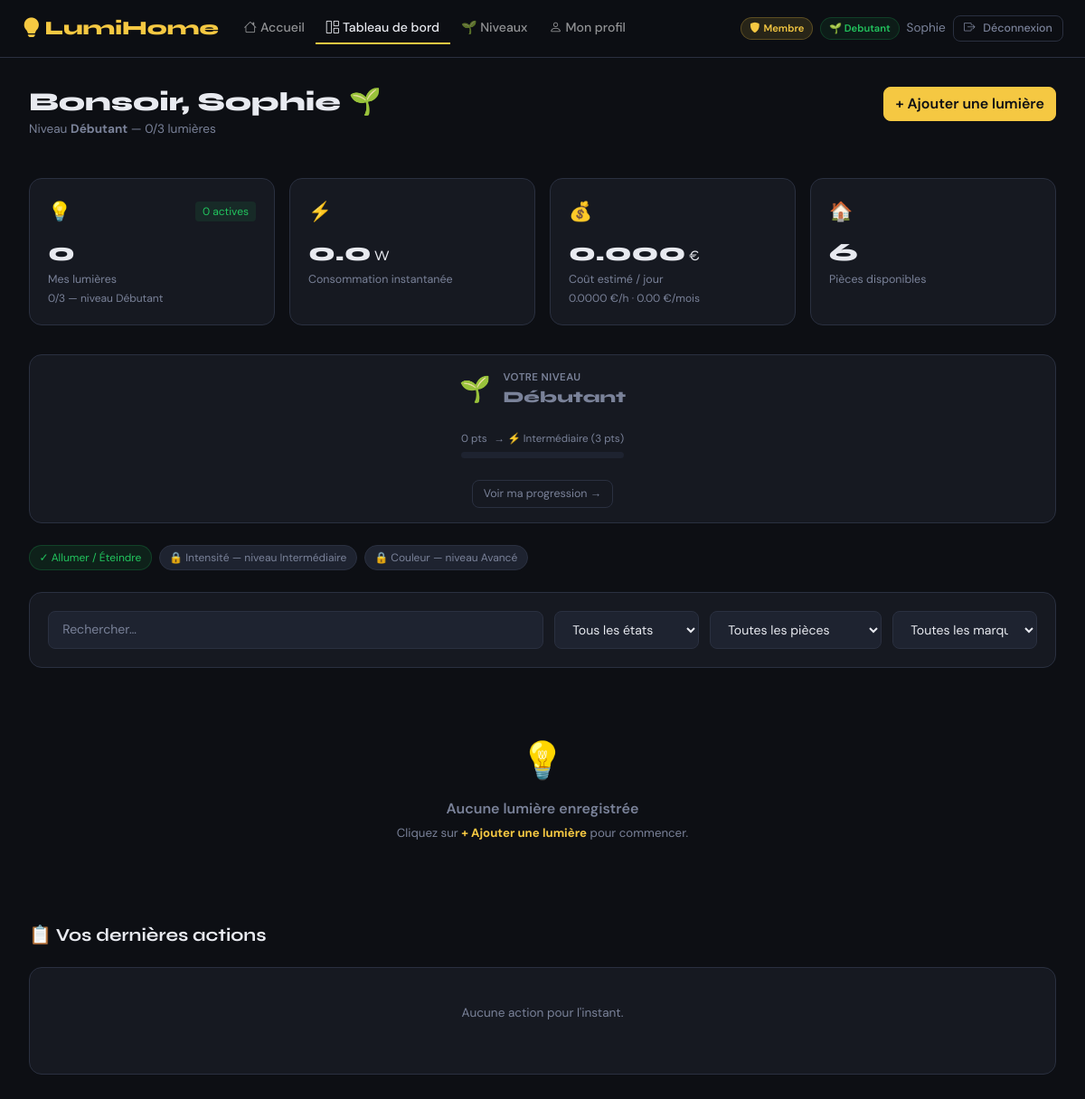
The page /Lumihome/index.php?page=dashboard (signed in) on the database as committed earlier.
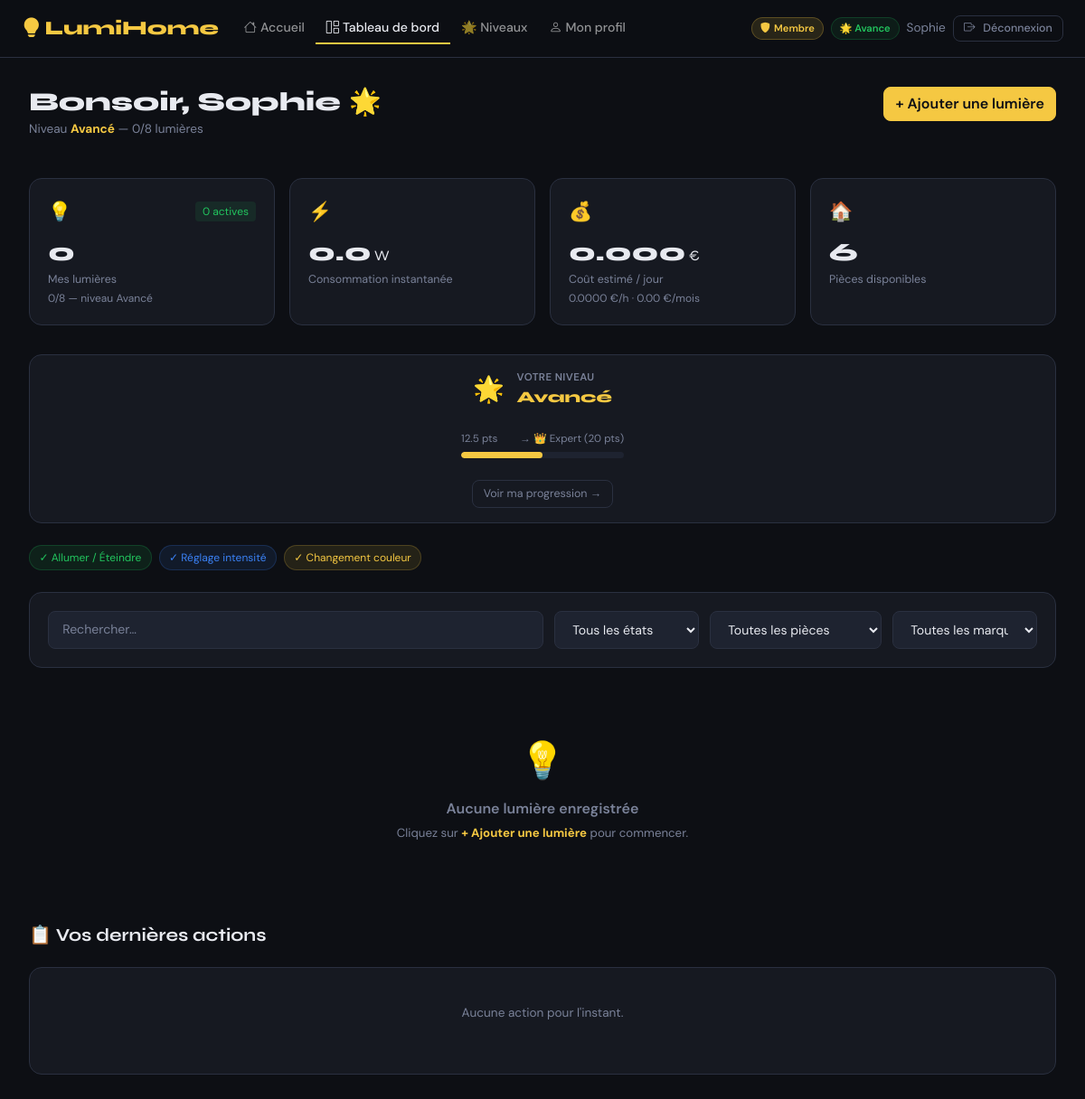
The same page on the database as committed later.
### tables this page shows
CREATE TABLE IF NOT EXISTS utilisateurs (
    id              INT AUTO_INCREMENT PRIMARY KEY,
    login           VARCHAR(50)  NOT NULL UNIQUE,
    nom             VARCHAR(100) NOT NULL,
    prenom          VARCHAR(100) NOT NULL,
    email           VARCHAR(150) NOT NULL UNIQUE,
    mot_de_passe    VARCHAR(255) NOT NULL,
    role            ENUM('visiteur','membre','admin') DEFAULT 'membre',
    est_banni       BOOLEAN DEFAULT FALSE,
    raison_ban      TEXT,
    age             INT,
    sexe            ENUM('M','F','Autre'),
    date_naissance  DATE,
    type_membre     VARCHAR(50) DEFAULT 'habitant',
    points          FLOAT DEFAULT 0,
    created_at      DATETIME DEFAULT CURRENT_TIMESTAMP
);

CREATE TABLE IF NOT EXISTS niveaux_config (
    niveau      VARCHAR(20) PRIMARY KEY,
    pts_requis  FLOAT NOT NULL,
    libelle     VARCHAR(60) NOT NULL,
    description TEXT,
    couleur_hex VARCHAR(7) DEFAULT '#f5c842',
    emoji       VARCHAR(5) DEFAULT '⭐'
);

### Lumihome/includes/config.php (called while the page is built, shortened)
<?php
function isLoggedIn(): bool {
    return isset($_SESSION['user_id']);
}
function escape(string $s): string {
    return htmlspecialchars($s, ENT_QUOTES, 'UTF-8');
}

### Lumihome/pages/dashboard.php (the view, shortened to what the changed rows need)
<?php
$NIVEAUX_CFG = [
    'debutant'      => ['limite' => 3,  'intensite' => false, 'couleur' => false,
                        'label' => 'Débutant',      'emoji' => '🌱', 'color' => '#7a8299'],
    'intermediaire' => ['limite' => 5,  'intensite' => true,  'couleur' => false,
                        'label' => 'Intermédiaire', 'emoji' => '⚡', 'color' => '#3b82f6'],
    'avance'        => ['limite' => 8,  'intensite' => true,  'couleur' => true,
                        'label' => 'Avancé',        'emoji' => '🌟', 'color' => '#f5c842'],
    'expert'        => ['limite' => 99, 'intensite' => true,  'couleur' => true,
                        'label' => 'Expert',        'emoji' => '👑', 'color' => '#f97316'],
];
$niveau    = $_SESSION['niveau'] ?? 'debutant';
$droits    = $NIVEAUX_CFG[$niveau] ?? $NIVEAUX_CFG['debutant'];
try {
    $pdo = db();
    $uid = (int)$_SESSION['user_id'];
    $stL = $pdo->prepare('SELECT l.*,p.nom AS piece_nom,p.emoji
                           FROM lumieres l LEFT JOIN pieces p ON l.id_piece=p.id
                           WHERE l.id_user=? ORDER BY p.id,l.id');
    $stL->execute([$uid]);
    $lights = $stL->fetchAll();
    $pieces = $pdo->query('SELECT * FROM pieces ORDER BY etage,id')->fetchAll();
    $stS = $pdo->prepare('SELECT COUNT(*) AS total, SUM(etat="actif") AS on_count,
                                  COALESCE(SUM(conso_watt),0) AS conso
                           FROM lumieres WHERE id_user=?');
    $stS->execute([$uid]);
    $stats   = $stS->fetch();
    $conso_w = (float)$stats['conso'];
    $cout_h  = round($conso_w / 1000 * PRIX_KWH, 4);
    $cout_j  = round($cout_h * 24, 3);
    $cout_m  = round($cout_j * 30, 2);
    $stH = $pdo->prepare('SELECT h.*,l.nom AS lnom FROM historique h
                           LEFT JOIN lumieres l ON h.id_lumiere=l.id
                           WHERE h.id_user=? ORDER BY h.timestamp DESC LIMIT 10');
    $stH->execute([$uid]);
    $history = $stH->fetchAll();
    $stN = $pdo->prepare('SELECT u.points, u.niveau, u.pts_connexion, u.pts_actions,
                                  nc.couleur_hex, nc.emoji AS niv_emoji, nc.libelle AS niv_libelle
                           FROM utilisateurs u
                           LEFT JOIN niveaux_config nc ON nc.niveau = u.niveau
                           WHERE u.id = ?');
    $stN->execute([$uid]);
    $niv_user = $stN->fetch();
    $stPN = $pdo->prepare('SELECT * FROM niveaux_config WHERE pts_requis > ? ORDER BY pts_requis ASC LIMIT 1');
    $stPN->execute([$niv_user['points'] ?? 0]);
    $prochain_niv = $stPN->fetch();
    $nb_lumieres = count($lights);
} catch(Exception $e) {
    $lights = []; $pieces = []; $history = [];
    $stats  = ['total'=>0,'on_count'=>0,'conso'=>0];
    $conso_w = $cout_h = $cout_j = $cout_m = 0;
    $niv_user = null; $prochain_niv = null; $nb_lumieres = 0;
}
$prenom_esc  = escape($_SESSION['prenom'] ?? '');
$greet       = (int)date('H') < 12 ? 'Bonjour' : 'Bonsoir';
$peut_ajouter = $nb_lumieres < $droits['limite'];
?>
<div class="page">
  <div style="display:flex;justify-content:space-between;align-items:flex-start;
              margin-bottom:1.75rem;flex-wrap:wrap;gap:1rem">
    <div>
      <h1 style="font-family:'Syne',sans-serif;font-size:1.8rem;font-weight:800;margin-bottom:.15rem">
        <?= $greet ?>, <?= $prenom_esc ?> <?= $droits['emoji'] ?>
      </h1>
      <p id="header-niv-sub" style="font-size:.85rem;color:var(--muted)">
        Niveau <strong style="color:<?= escape($droits['color']) ?>"><?= escape($droits['label']) ?></strong>
        — <?= $nb_lumieres ?>/<?= $droits['limite'] == 99 ? '∞' : $droits['limite'] ?> lumières
      </p>
    </div>
    <div id="add-btn-zone">
    <?php if ($peut_ajouter): ?>
    <button class="btn btn-primary" onclick="openModal('add-light-modal')">+ Ajouter une lumière</button>
    <?php endif; ?>
    </div>
  </div>
  <div class="stats-row" id="stats-row">
    <div class="stat-card">
      <div class="stat-top"><span class="stat-icon">💡</span>
        <span style="font-size:.75rem;padding:.15rem .5rem;border-radius:4px;
                     background:rgba(34,197,94,.1);color:var(--on)" id="s-on">
          <?= (int)$stats['on_count'] ?> actives
        </span>
      </div>
      <div class="stat-val" id="s-total"><?= (int)$stats['total'] ?></div>
      <div class="stat-lbl">Mes lumières</div>
      <div class="stat-sub" id="s-limite">
        <?= $nb_lumieres ?>/<?= $droits['limite'] == 99 ? '∞' : $droits['limite'] ?> — niveau <?= escape($droits['label']) ?>
      </div>
    </div>
    <div class="stat-card">
      <div class="stat-top"><span class="stat-icon">⚡</span></div>
      <div class="stat-val" id="s-conso"><?= number_format($conso_w,1) ?><small style="font-size:1rem;font-weight:400"> W</small></div>
      <div class="stat-lbl">Consommation instantanée</div>
    </div>
    <div class="stat-card">
      <div class="stat-top"><span class="stat-icon">💰</span></div>
      <div class="stat-val" id="s-cout-j"><?= number_format($cout_j,3) ?><small style="font-size:1rem;font-weight:400"> €</small></div>
      <div class="stat-lbl">Coût estimé / jour</div>
      <div class="stat-sub" id="s-cout-detail"><?= number_format($cout_h,4) ?> €/h · <?= number_format($cout_m,2) ?> €/mois</div>
    </div>
    <div class="stat-card">
      <div class="stat-top"><span class="stat-icon">🏠</span></div>
      <div class="stat-val"><?= count($pieces) ?></div>
      <div class="stat-lbl">Pièces disponibles</div>
    </div>
  </div>
  <?php if ($niv_user):
    $pts = (float)($niv_user['points'] ?? 0);
    $col = $niv_user['couleur_hex'] ?? '#f5c842';
    $seuils = ['debutant'=>0,'intermediaire'=>3,'avance'=>5,'expert'=>20];
    $seuil_actuel = $seuils[$niv_user['niveau']] ?? 0;
    $seuil_suivant = $prochain_niv ? (float)$prochain_niv['pts_requis'] : $pts;
    $range = $prochain_niv ? ($seuil_suivant - $seuil_actuel) : 1;
    $prog  = $prochain_niv ? min(100, round(($pts - $seuil_actuel) / $range * 100)) : 100;
  ?>
  <div class="card" style="margin-bottom:1.5rem;padding:1rem 1.5rem;
       display:flex;align-items:center;justify-content:space-between;gap:1.5rem;flex-wrap:wrap">
    <div style="display:flex;align-items:center;gap:.85rem">
      <div style="font-size:1.75rem" id="prog-emoji"><?= $niv_user['niv_emoji'] ?? '🌱' ?></div>
      <div>
        <div style="font-size:.72rem;color:var(--muted);font-weight:600;text-transform:uppercase;letter-spacing:.4px">Votre niveau</div>
        <div id="prog-niveau-label" style="font-family:'Syne',sans-serif;font-weight:800;color:<?= escape($col) ?>;font-size:1.1rem">
          <?= escape($niv_user['niv_libelle'] ?? ucfirst($niv_user['niveau'])) ?>
        </div>
      </div>
    </div>
    <div style="flex:1;min-width:180px" id="prog-bar-zone">
      <?php if ($prochain_niv): ?>
      <div style="display:flex;justify-content:space-between;font-size:.73rem;color:var(--muted);margin-bottom:.35rem" id="prog-bar-labels">
        <span id="prog-pts"><?= round($pts,2) ?> pts</span>
        <span id="prog-next-label">→ <?= escape($prochain_niv['emoji'].' '.$prochain_niv['libelle']) ?> (<?= $prochain_niv['pts_requis'] ?> pts)</span>
      </div>
      <div style="height:7px;background:var(--surface2);border-radius:4px;overflow:hidden">
        <div id="prog-bar-fill" style="height:100%;width:<?= $prog ?>%;background:<?= escape($col) ?>;border-radius:4px;transition:width .8s ease"></div>
      </div>
      <?php else: ?>
      <div id="prog-bar-labels" style="font-size:.8rem;color:#f97316">👑 Niveau maximum atteint !</div>
      <?php endif; ?>
    </div>
    <a href="/Lumihome/index.php?page=niveaux" id="prog-btn" class="btn btn-outline btn-sm"
       style="white-space:nowrap;border-color:<?= escape($col) ?>;color:<?= escape($col) ?>">
      Voir ma progression →
    </a>
  </div>
  <?php endif; ?>
  <div style="display:flex;gap:.5rem;flex-wrap:wrap;margin-bottom:1.5rem">
    <span style="font-size:.75rem;padding:.25rem .65rem;border-radius:20px;
                 background:rgba(34,197,94,.1);color:#22c55e;border:1px solid rgba(34,197,94,.2)">
      ✓ Allumer / Éteindre
    </span>
    <?php if ($droits['intensite']): ?>
    <span style="font-size:.75rem;padding:.25rem .65rem;border-radius:20px;
                 background:rgba(59,130,246,.1);color:#3b82f6;border:1px solid rgba(59,130,246,.2)">
      ✓ Réglage intensité
    </span>
    <?php else: ?>
    <span style="font-size:.75rem;padding:.25rem .65rem;border-radius:20px;
                 background:var(--surface2);color:var(--muted);border:1px solid var(--border)"
          title="Débloqué au niveau Intermédiaire (3 pts)">
      🔒 Intensité — niveau Intermédiaire
    </span>
    <?php endif; ?>
    <?php if ($droits['couleur']): ?>
    <span style="font-size:.75rem;padding:.25rem .65rem;border-radius:20px;
                 background:rgba(245,200,66,.1);color:var(--accent);border:1px solid rgba(245,200,66,.2)">
      ✓ Changement couleur
    </span>
    <?php else: ?>
    <span style="font-size:.75rem;padding:.25rem .65rem;border-radius:20px;
                 background:var(--surface2);color:var(--muted);border:1px solid var(--border)"
          title="Débloqué au niveau Avancé (5 pts)">
      🔒 Couleur — niveau Avancé
    </span>
    <?php endif; ?>
  </div>
  <div class="search-bar">
    <input class="form-input" id="f-text" placeholder="Rechercher…"
           oninput="renderLights()" autocomplete="off" autocorrect="off" autocapitalize="off">
    <select class="form-input" id="f-etat" onchange="renderLights()" style="max-width:150px">
      <option value="">Tous les états</option>
    </select>
    <select class="form-input" id="f-piece" onchange="renderLights()" style="max-width:190px">
      <option value="">Toutes les pièces</option>
    </select>
    <select class="form-input" id="f-marque" onchange="renderLights()" style="max-width:160px">
      <option value="">Toutes les marques</option>
    </select>
  </div>
  <div class="lights-grid" id="lights-grid"></div>
  <div style="margin-top:2.5rem">
    <div class="sec-header"><div class="sec-title">📋 Vos dernières actions</div></div>
    <div class="card" id="hist-list">
      <?php if(empty($history)): ?>
      <p style="font-size:.85rem;color:var(--muted);text-align:center;padding:1rem">Aucune action pour l'instant.</p>
      <?php else: foreach($history as $h): ?>
      <div class="hist-item">
        <div class="hist-icon"><?= in_array($h['action'],['toggle','intensite','couleur'])?'💡':'✏️' ?></div>
        <div>
          <div class="hist-text"><?= escape(ucfirst($h['action'])) ?> — <strong><?= escape($h['lnom']??'?') ?></strong></div>
          <div class="hist-sub"><?= escape($h['val_avant']??'–') ?> → <?= escape($h['val_apres']??'–') ?> · <?= date('d/m H:i',strtotime($h['timestamp'])) ?></div>
        </div>
      </div>
      <?php endforeach; endif; ?>
    </div>
  </div>
</div>

### Lumihome/index.php (shortened to what the changed rows need)
<?php
require_once __DIR__ . '/includes/config.php';
$page    = $_GET['page'] ?? 'home';
$user_prenom = escape($_SESSION['prenom'] ?? '');
$user_role   = $_SESSION['role']          ?? '';
if (isLoggedIn()) {
    $niveau_session = $_SESSION['niveau'] ?? 'debutant';
    $emoji_nav = match($niveau_session) {
        'intermediaire' => '⚡',
        'avance'        => '🌟',
        'expert'        => '👑',
        default         => '🌱'
    };
}
?><!DOCTYPE html>
<html lang="fr">
<head>
  <link href="https://cdn.jsdelivr.net/npm/bootstrap@5.3.3/dist/css/bootstrap.min.css" rel="stylesheet">
  <link href="https://cdn.jsdelivr.net/npm/bootstrap-icons@1.11.3/font/bootstrap-icons.min.css" rel="stylesheet">
  <link rel="stylesheet" href="/Lumihome/assets/css/style.css">
</head>
<body>
<nav class="navbar navbar-expand-lg lh-navbar sticky-top" data-bs-theme="dark">
  <div class="container-fluid px-4">
    <div class="collapse navbar-collapse" id="lhNav">
      <ul class="navbar-nav me-auto mb-2 mb-lg-0">
        <?php if (isLoggedIn()): ?>
        <li class="nav-item">
          <a class="nav-link lh-nav-link <?= $page==='dashboard' ? 'lh-active' : '' ?>" href="/Lumihome/index.php?page=dashboard">
            <i class="bi bi-grid-1x2 me-1"></i>Tableau de bord
          </a>
        </li>
        <li class="nav-item">
          <a class="nav-link lh-nav-link <?= $page==='niveaux' ? 'lh-active' : '' ?>" href="/Lumihome/index.php?page=niveaux">
            <?= $emoji_nav ?> Niveaux
          </a>
        </li>
        <li class="nav-item">
          <a class="nav-link lh-nav-link <?= $page==='profil' ? 'lh-active' : '' ?>" href="/Lumihome/index.php?page=profil">
            <i class="bi bi-person me-1"></i>Mon profil
          </a>
        </li>
        <?php endif; ?>
      </ul>
      <div class="d-flex align-items-center gap-2 flex-wrap py-2 py-lg-0">
        <?php if (isLoggedIn()): ?>
          <span class="lh-badge-role"><i class="bi bi-shield-fill"></i><?= ucfirst($user_role) ?></span>
          <span class="lh-badge-niveau"><?= $emoji_nav ?> <?= ucfirst($_SESSION['niveau'] ?? 'debutant') ?></span>
          <span style="font-size:.85rem;color:#7a8299"><?= $user_prenom ?></span>
          <button class="lh-btn-outline lh-btn-sm" onclick="api('logout',{},'GET',true)">
            <i class="bi bi-box-arrow-right me-1"></i>Déconnexion
          </button>
        <?php endif; ?>
      </div>
    </div>
  </div>
</nav>
<?php
if      ($page === 'home')      include __DIR__ . '/pages/home.php';
elseif  ($page === 'dashboard') include __DIR__ . '/pages/dashboard.php';
elseif  ($page === 'profil')    include __DIR__ . '/pages/profil.php';
elseif  ($page === 'niveaux')   include __DIR__ . '/pages/niveaux.php';
?>
</body>
</html>

Rows that differ between the two databases and show on the page:
no longer on this page (row edited): niveaux_config: emoji+libelle "⚡ Intermédiaire", pts_requis "3"
changed utilisateurs: niveaux_config.emoji "🌱" → "🌟"; niveaux_config.libelle "Débutant" → "Avancé"; points "0" → "12.5"
now on this page (row edited): niveaux_config: emoji+libelle "👑 Expert", pts_requis "20"
Other text that changed with them:
$emoji_nav: "🌱" → "🌟"
$_SESSION['niveau']: "Debutant" → "Avance"
$droits['limite']: "3" → "8"
text no longer shown: "🔒 Intensité — niveau Intermédiaire 🔒 Couleur — niveau Avancé"
text now shown: "✓ Réglage intensité ✓ Changement couleur"
